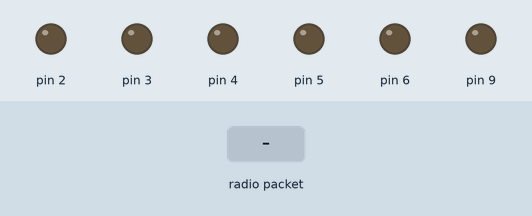
A program run on a simulated Arduino Nano, built with avr-gcc and run on an emulated ATmega328P. On the bench: output pins drawn as LEDs (lit = HIGH). The test bench sets the inputs (shaded band). No radio packets arrive unless stated.

Above: at 1.2 s.
1.3 s: radio packet "1" arrives
At 2.5 s:
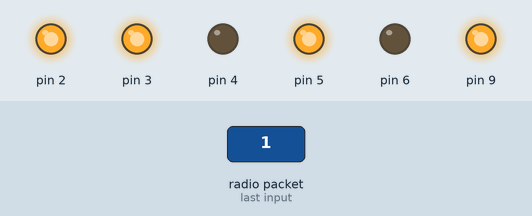
Timing chart, 0 to 4.3 s (numbered marks = the images above; inputs shaded):
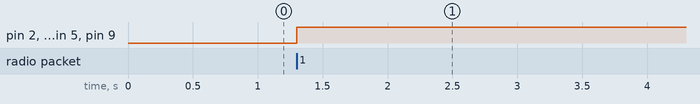

The program:

main.cpp
```cpp
#include <Arduino.h>
#include <RF24.h>
#include <SPI.h>
#include <MotorController.h>
#include <Vector2.h>

struct MovementCommandPacket {
  MotorController::DriveDirection LateralDirection  = MotorController::BRAKE;
  MotorController::DriveDirection TurnDirection = MotorController::BRAKE;
};

#ifdef NANO328
const struct {
  uint8_t CE_PIN = 8;
  uint8_t CSN_PIN = 7;
  byte addresses[2][6] = {"00001", "00002"};
} RADIO;

RF24 radio(RADIO.CE_PIN, RADIO.CSN_PIN);

MotorController MotorControl(
  MotorDirectionSignals()
    .addLeftFWDSignal(LOW, HIGH)
    .addRightFWDSignal(HIGH, LOW),
  MotorDriverPins()
    .addLeftPins(9, 5, 4)
    .addRightPins(3, 6, 2)
);

void setup() {
  MotorControl.Initialize();

  radio.begin();
  radio.openReadingPipe(1, RADIO.addresses[0]);
  radio.setPALevel(RF24_PA_MIN);

  Serial.begin(115200);
  radio.startListening();
};

void loop() {
  if (radio.available()) {
    MovementCommandPacket moveCommand;
    radio.read(&moveCommand, sizeof(moveCommand));

    MotorController::DriveDirection turnDirection = moveCommand.TurnDirection;
    MotorController::DriveDirection lateralDirecion = moveCommand.LateralDirection;
    if ((turnDirection != MotorControl.BRAKE) and (lateralDirecion != MotorControl.BRAKE)) {
      MotorControl.MovingTurn(turnDirection, lateralDirecion);
    }
    else if ((turnDirection == MotorControl.BRAKE) and (lateralDirecion != MotorControl.BRAKE)) {
      MotorControl.Move(lateralDirecion);
    }
    else if ((turnDirection != MotorControl.BRAKE) and (lateralDirecion == MotorControl.BRAKE)) {
      MotorControl.TurnInPlace(turnDirection);
    }
    else {
      MotorControl.Move(MotorControl.BRAKE);
    }
  }
};
#endif

#ifdef MEGA2560

const struct {
  uint8_t VXPin = A1;
  uint8_t VYPin = A0;
} THUMBSTICK;

const struct {
  uint8_t CE_PIN = 36;
  uint8_t CSN_PIN = 34;
  byte addresses[2][6] = {"00001", "00002"};
} RADIO;

class ThumbstickPosition: public Vector2{
  public:
  void updatePosition() {
    x = ((float)(analogRead(THUMBSTICK.VXPin)) - 512)/512;
    y = ((float)(analogRead(THUMBSTICK.VYPin)) - 512)/512;

    normalize();
  };

  void updateMoveCommandPacket(MovementCommandPacket &packet, Vector2 &input) {
    struct Direction {
      float magnitude;
      MotorController::DriveDirection turnDirection;
      MotorController::DriveDirection lateralDirection;

      Direction(float magnitude, MotorController::DriveDirection turnDirection, MotorController::DriveDirection lateralDirection)
        :magnitude(magnitude), turnDirection(turnDirection), lateralDirection(lateralDirection) {};
    };

    float upDot = input.dot(&UP);
    float leftDot = input.dot(&LEFT);
    float topLeftDot = input.dot(&TOP_LEFT);
    float topRightDot = input.dot(&TOP_RIGHT);

    float upMag = abs(upDot);
    float leftMag = abs(leftDot);
    float topRightMag = abs(topRightDot);
    float topLeftMag = abs(topLeftDot);

    Direction directions[4] {
      Direction(
        upMag,
        MotorController::BRAKE,
        upDot > 0 ? MotorController::FWD: MotorController::BWD
      ),
      Direction(
        leftMag,
        leftDot > 0 ? MotorController::LEFT: MotorController::RIGHT,
        MotorController::BRAKE
      ),
      Direction(
        topRightMag,
        topRightDot > 0 ? MotorController::RIGHT: MotorController::LEFT,
        topRightDot > 0 ? MotorController::FWD: MotorController::BWD
      ),
      Direction(
        topLeftMag,
        topLeftDot > 0 ? MotorController::LEFT: MotorController::RIGHT,
        topLeftDot > 0 ? MotorController::FWD: MotorController::BWD
      )
    };

    Direction* maxDir = &directions[0];
    float largestMag = directions[0].magnitude;

    for (int index = 1; index < 4; ++index) {
      Direction currentDir = directions[index];
      if (currentDir.magnitude > largestMag) {
        maxDir = &currentDir;
        largestMag = currentDir.magnitude;
      }
    }

    if (largestMag > 0.05f) {
      packet.LateralDirection = maxDir->lateralDirection;
      packet.TurnDirection = maxDir->turnDirection;
    } else {
      packet.LateralDirection = MotorController::BRAKE;
      packet.LateralDirection = MotorController::BRAKE;
    }
  };
  private:
    Vector2 UP = Vector2(0.0f, 1.0f);
    Vector2 LEFT = Vector2(1.0f, 0.0f);
    Vector2 TOP_LEFT = Vector2(0.71f, 0.71f);
    Vector2 TOP_RIGHT = Vector2(-0.71f, 0.71f);

  using Vector2::Vector2;
};

RF24 radio(RADIO.CE_PIN, RADIO.CSN_PIN);
ThumbstickPosition thumbstickPos;

void setup() {
  Serial.begin(115200);
  pinMode(THUMBSTICK.VXPin, INPUT);
  pinMode(THUMBSTICK.VYPin, INPUT);

  radio.begin();
  radio.openWritingPipe(RADIO.addresses[0]);
  radio.stopListening();
}

void loop() {
  MovementCommandPacket packet;
  thumbstickPos.updatePosition();
  thumbstickPos.updateMoveCommandPacket(packet, thumbstickPos);

  radio.write(&packet, sizeof(packet));
}

#endif
```

MotorController.h
```cpp
#pragma once

#include <Arduino.h>

/// @brief Defines the inputs that rotate the left and right motors to move in a specific direction
struct MotorDirectionSignals {
  uint8_t FWDLeft[2];
  uint8_t FWDRight[2];
  uint8_t BWDLeft[2];
  uint8_t BWDRight[2];

  uint8_t Brake[2] = {LOW, LOW};

  MotorDirectionSignals& addLeftFWDSignal(uint8_t lInputA, uint8_t lInputB);
  MotorDirectionSignals& addRightFWDSignal(uint8_t rInputA, uint8_t rInputB);
};

/// @brief Defines the pins used to connect the arduino to the L293D motor driver
struct MotorDriverPins {
  uint8_t LEnable;
  uint8_t LInputA;
  uint8_t LInputB;
  uint8_t REnable;
  uint8_t RInputA;
  uint8_t RInputB;

  MotorDriverPins& addLeftPins(uint8_t LEnable, uint8_t LInputA, uint8_t LInputB);
  MotorDriverPins& addRightPins(uint8_t REnable, uint8_t RInputA, uint8_t RInputB);
};

/// @brief A high level abstraction of the L293D motor driver for arduino
class MotorController{
  public:
    enum DriveDirection {
      BRAKE,
      FWD,
      BWD,
      LEFT,
      RIGHT,
    };
    MotorDriverPins MotorPins;
    MotorDirectionSignals MotorDirection;

    void Initialize() ;
    void TurnInPlace(DriveDirection turnDirection);
    void MovingTurn(DriveDirection turnDirection, DriveDirection lateralDirection);
    void Move(DriveDirection lateralDirection);
    MotorController(MotorDirectionSignals motorDirection, MotorDriverPins motorPins);
  private:
    void drive(const uint8_t*  leftDirection[2], uint8_t leftPower, const uint8_t* rightDirection[2], uint8_t rightPower);
};
```

Vector2.h
```cpp
#pragma once

/// @brief Stores two values defining a vector in in 2D space
class Vector2 {
    public:
    float x;
    float y;

    /// @brief Normalizes the vector and mutates the object to be the new state.
    void normalize();
    /// @brief Returns the dot product of the object Vector and the second  vector defined by the input x and y values
    float dot(float x, float y);
    /// @brief Returns the dot product of the object Vector and another input vector
    float dot(Vector2* other);

    Vector2();
    Vector2(float x, float y);
  };
```

MotorController.cpp
```cpp
#include "MotorController.h"


MotorDirectionSignals& MotorDirectionSignals::addLeftFWDSignal(uint8_t lInputA, uint8_t lInputB) {
    FWDLeft[0] = lInputA;
    FWDLeft[1] = lInputB;
    BWDLeft[0] = lInputB;
    BWDLeft[1] = lInputA;

    return *this;
};

MotorDirectionSignals& MotorDirectionSignals::addRightFWDSignal(uint8_t rInputA, uint8_t rInputB) {
    FWDRight[0] = rInputA;
    FWDRight[1] = rInputB;
    BWDRight[0] = rInputB;
    BWDRight[1] = rInputA;

    return *this;
};

MotorDriverPins& MotorDriverPins::addLeftPins(uint8_t LEnable, uint8_t LInputA, uint8_t LInputB) {
    this->LEnable = LEnable;
    this->LInputA = LInputA;
    this->LInputB = LInputB;

    return *this;
};
MotorDriverPins& MotorDriverPins::addRightPins(uint8_t REnable, uint8_t RInputA, uint8_t RInputB) {
    this->REnable = REnable;
    this->RInputA = RInputA;
    this->RInputB = RInputB;

    return *this;
};

void MotorController::Initialize() {
    pinMode(MotorPins.LEnable, OUTPUT);
    pinMode(MotorPins.LInputA, OUTPUT);
    pinMode(MotorPins.LInputB, OUTPUT);
    pinMode(MotorPins.REnable, OUTPUT);
    pinMode(MotorPins.RInputA, OUTPUT);
    pinMode(MotorPins.RInputB, OUTPUT);
};

void MotorController::TurnInPlace(DriveDirection turnDirection) {
    const uint8_t *leftDirection = (turnDirection == LEFT) ? MotorDirection.BWDLeft: MotorDirection.FWDLeft;
    const uint8_t *rightDirection = (turnDirection == LEFT) ? MotorDirection.FWDRight: MotorDirection.BWDRight;

    drive(&leftDirection, 255, &rightDirection, 255);
}

void MotorController::MovingTurn(DriveDirection turnDirection, DriveDirection lateralDirection) {
    const uint8_t *leftDirection;
    const uint8_t *rightDirection;
    bool isMovingLeft = turnDirection == LEFT;

    if (lateralDirection == FWD) {
        leftDirection = (isMovingLeft) ? MotorDirection.Brake: MotorDirection.FWDLeft;
        rightDirection = (isMovingLeft) ? MotorDirection.FWDRight: MotorDirection.Brake;
    } else {
        leftDirection = (isMovingLeft) ? MotorDirection.Brake: MotorDirection.BWDRight;
        rightDirection = (isMovingLeft) ? MotorDirection.BWDLeft: MotorDirection.Brake;
    }

    drive(&leftDirection, 255, &rightDirection, 255);
};

void MotorController::Move(DriveDirection lateralDirection) {
    if (lateralDirection == BRAKE) {
        const uint8_t* brake = MotorDirection.Brake;
        drive(&brake, 0, &brake, 0);
        return;
    }

    const uint8_t *leftDirection = (lateralDirection == FWD) ? MotorDirection.FWDLeft: MotorDirection.BWDLeft;
    const uint8_t *rightDirection = (lateralDirection == FWD) ? MotorDirection.FWDRight: MotorDirection.BWDRight;

    drive(&leftDirection, 255, &rightDirection, 255);
}

MotorController::MotorController(MotorDirectionSignals motorDirection, MotorDriverPins motorPins) {
    MotorPins = motorPins;
    MotorDirection = motorDirection;
};

void MotorController::drive(const uint8_t*  leftDirection[2], uint8_t leftPower, const uint8_t* rightDirection[2], uint8_t rightPower) {
    analogWrite(MotorPins.LEnable, leftPower);
    digitalWrite(MotorPins.LInputA, (*leftDirection)[0]);
    digitalWrite(MotorPins.LInputB, (*leftDirection)[1]);

    analogWrite(MotorPins.REnable, rightPower);
    digitalWrite(MotorPins.RInputA, (*rightDirection)[0]);
    digitalWrite(MotorPins.RInputB, (*rightDirection)[1]);
};
```

Measured:
- after the input at 1.3 s, pin 2, pin 3, pin 5, pin 9: LOW → HIGH at once
